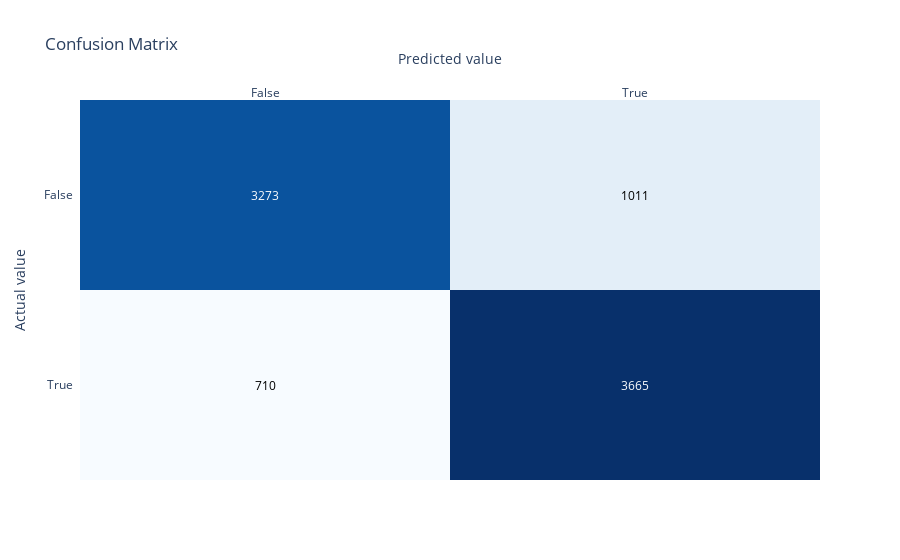

Notebook source saved alongside this figure:
### Code cell
base_HistGradientBoosting_Mixed.fit(df_train_Mixed, label="Transported", metric_list=["accuracy", "roc_auc", "f1", "confusion_matrix"], metric_opt_dir_list=["max", "max","max", "compr"])

### Figure 1 — Plotly figure (JSON) as saved in the notebook; plotly's stock layout.template omitted (floating-point values rounded to 4 significant figures)
{"data": [{"colorscale": [[0, "rgb(247,251,255)"], [0.125, "rgb(222,235,247)"], [0.25, "rgb(198,219,239)"], [0.375, "rgb(158,202,225)"], [0.5, "rgb(107,174,214)"], [0.625, "rgb(66,146,198)"], [0.75, "rgb(33,113,181)"], [0.875, "rgb(8,81,156)"], [1, "rgb(8,48,107)"]], "reversescale": false, "showscale": false, "type": "heatmap", "x": ["False", "True"], "y": ["False", "True"], "z": [[3273, 1011], [710, 3665]]}], "layout": {"annotations": [{"font": {"color": "#FFFFFF"}, "showarrow": false, "text": "3273", "x": "False", "xref": "x", "y": "False", "yref": "y"}, {"font": {"color": "#000000"}, "showarrow": false, "text": "1011", "x": "True", "xref": "x", "y": "False", "yref": "y"}, {"font": {"color": "#000000"}, "showarrow": false, "text": "710", "x": "False", "xref": "x", "y": "True", "yref": "y"}, {"font": {"color": "#FFFFFF"}, "showarrow": false, "text": "3665", "x": "True", "xref": "x", "y": "True", "yref": "y"}], "autosize": true, "title": {"text": "Confusion Matrix"}, "xaxis": {"autorange": true, "dtick": 1, "gridcolor": "rgb(0, 0, 0)", "range": [-0.5, 1.5], "side": "top", "ticks": "", "title": {"text": "Predicted value"}, "type": "category"}, "yaxis": {"autorange": true, "dtick": 1, "range": [1.5, -0.5], "ticks": "", "ticksuffix": "  ", "title": {"text": "Actual value"}, "type": "category"}}}
